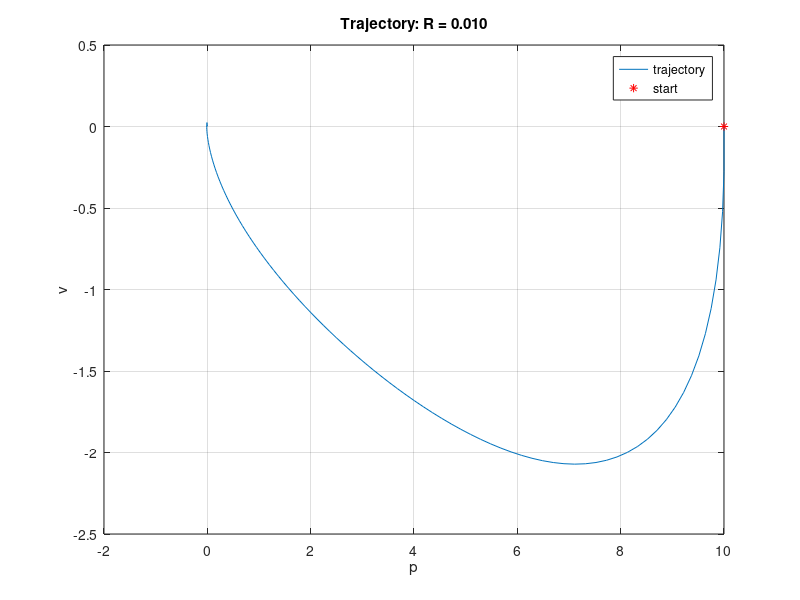
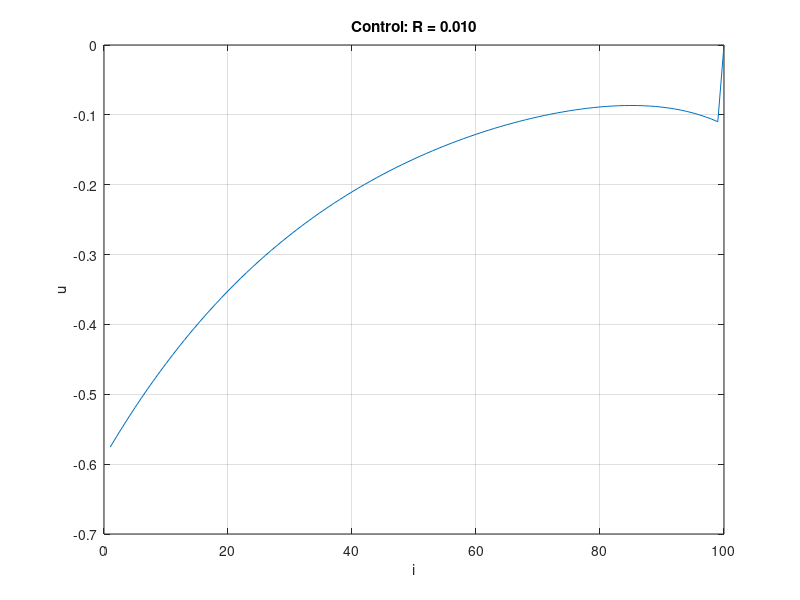

Source code (MATLAB) for these figures, in order:
clc;
clear; 
N = 100;
x0 = [10; 0];
% x0 = [10; 5];
% x0 = [10; -5];
Pf = eye(2);
R = 0.01;
dt = 0.1;
% x_dot = Ax + Bu + w
A = [ 1        , dt ; 
      0.2 * dt , 1 - 0.5*dt ];

B = [0 ; 1];
w = [0 ; 0.1];

% Value function params
P = cell(N);
P{N} = Pf;

b = cell(N);
b{N} = [0;0];

c = cell(N);
c{N} = 0;

% trajectory 
x = zeros(2,N);
x(:,1) = x0;

% control law
K = cell(N);
k = cell(N);
u = zeros(1,N);

% get P_i, b_i, c_i, K_i, k_i
for i = N-1:-1:1
    % every variable has the same notatoin within Q2
    % A B w R are constants here
    S = ( R + B' * P{i + 1} * B);
    inv_S = inv( R + B' * P{i + 1} * B);

    K_i = - inv_S * B' * P{i + 1} * A;
    k_i = - inv_S * B' * (P{i + 1} * w + b{i + 1});
    % determine P_i, b_i, c_i
    % there is no Q_i in Q3
    P_i = A'*( P{i+1} - P{i+1}' * B * inv_S * B' * P{i+1}  )* A;
    b_i = (( w' * P{i+1} + b{i+1}' )*( A - B*inv_S*(B')*P{i+1}*A ))';
    M = (B'*( P{i+1}*w + b{i+1}));

    c_i = 1/2 * w'*P{i+1}*w - 1/2*(M')*inv_S*M +(b{i+1}')*w + c{i+1};

    K{i} = K_i;
    k{i} = k_i;
    
    P{i} = P_i;
    b{i} = b_i;
    c{i} = c_i;
    
end

for i = 1:N-1
    % get x_i to integrate to x_i+1
    x_i = x(:,i);  % i-th column
    
    % get the control law
    K_i = K{i};
    k_i = k{i};
    u_i = K_i * x_i + k_i;
    % get x_i+1
    x_next = A * x_i + B * u_i + w;
    
    x(:,i+1) = x_next;
    u(i) = u_i;
end

% Plotting results
f_traj = figure(1);
plot(x(1,:), x(2,:), 'DisplayName', 'trajectory'); 
title(sprintf('Trajectory: R = %.3f', R));
xlabel('p'); ylabel('v');
legend();
hold on;
plot(x0(1), x0(2), 'r*', 'DisplayName', 'start'); 
grid on;

f_ctrl = figure(2);
plot(u);
title(sprintf('Control: R = %.3f', R));
xlabel('i'); ylabel('u');
grid on;




